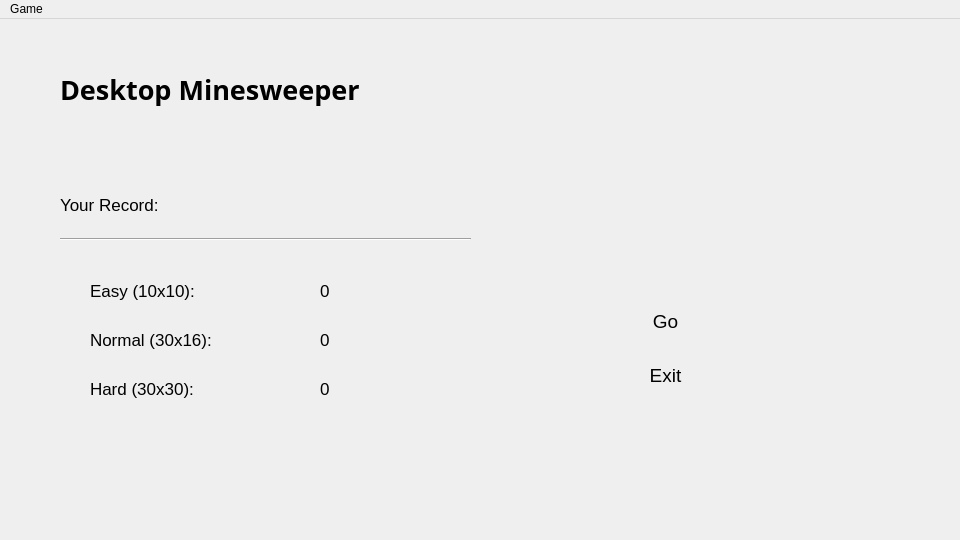
<?xml version="1.0" encoding="UTF-8"?>
<ui version="4.0">
 <class>BeginScene</class>
 <widget class="QMainWindow" name="BeginScene">
  <property name="geometry">
   <rect>
    <x>0</x>
    <y>0</y>
    <width>960</width>
    <height>540</height>
   </rect>
  </property>
  <property name="windowTitle">
   <string>Minesweeper</string>
  </property>
  <widget class="QWidget" name="centralwidget">
   <widget class="QLabel" name="labelStart">
    <property name="geometry">
     <rect>
      <x>60</x>
      <y>30</y>
      <width>401</width>
      <height>81</height>
     </rect>
    </property>
    <property name="font">
     <font>
      <family>Microsoft YaHei UI Light</family>
      <pointsize>10</pointsize>
     </font>
    </property>
    <property name="text">
     <string>&lt;h1&gt;Desktop Minesweeper&lt;/h1&gt;</string>
    </property>
   </widget>
   <widget class="Line" name="line">
    <property name="geometry">
     <rect>
      <x>60</x>
      <y>210</y>
      <width>411</width>
      <height>20</height>
     </rect>
    </property>
    <property name="orientation">
     <enum>Qt::Horizontal</enum>
    </property>
   </widget>
   <widget class="QWidget" name="verticalLayoutWidget">
    <property name="geometry">
     <rect>
      <x>90</x>
      <y>250</y>
      <width>231</width>
      <height>141</height>
     </rect>
    </property>
    <layout class="QVBoxLayout" name="verticalLayout">
     <item>
      <widget class="QLabel" name="labelRecord_2">
       <property name="font">
        <font>
         <family>Microsoft YaHei UI</family>
         <pointsize>13</pointsize>
        </font>
       </property>
       <property name="text">
        <string>Easy (10x10):</string>
       </property>
      </widget>
     </item>
     <item>
      <widget class="QLabel" name="labelRecord_3">
       <property name="font">
        <font>
         <family>Microsoft YaHei UI</family>
         <pointsize>13</pointsize>
        </font>
       </property>
       <property name="text">
        <string>Normal (30x16):</string>
       </property>
      </widget>
     </item>
     <item>
      <widget class="QLabel" name="labelRecord_4">
       <property name="font">
        <font>
         <family>Microsoft YaHei UI</family>
         <pointsize>13</pointsize>
        </font>
       </property>
       <property name="text">
        <string>Hard (30x30):</string>
       </property>
      </widget>
     </item>
    </layout>
   </widget>
   <widget class="QWidget" name="verticalLayoutWidget_2">
    <property name="geometry">
     <rect>
      <x>590</x>
      <y>270</y>
      <width>151</width>
      <height>121</height>
     </rect>
    </property>
    <layout class="QVBoxLayout" name="verticalLayout_2">
     <item>
      <widget class="QPushButton" name="buttonGo">
       <property name="font">
        <font>
         <pointsize>14</pointsize>
        </font>
       </property>
       <property name="text">
        <string>Go</string>
       </property>
       <property name="flat">
        <bool>true</bool>
       </property>
      </widget>
     </item>
     <item>
      <widget class="QPushButton" name="buttonCancel">
       <property name="font">
        <font>
         <pointsize>14</pointsize>
        </font>
       </property>
       <property name="text">
        <string>Exit</string>
       </property>
       <property name="flat">
        <bool>true</bool>
       </property>
      </widget>
     </item>
    </layout>
   </widget>
   <widget class="QLabel" name="labelRecord">
    <property name="geometry">
     <rect>
      <x>60</x>
      <y>160</y>
      <width>181</width>
      <height>51</height>
     </rect>
    </property>
    <property name="font">
     <font>
      <family>Microsoft YaHei UI</family>
      <pointsize>13</pointsize>
     </font>
    </property>
    <property name="text">
     <string>Your Record: </string>
    </property>
   </widget>
   <widget class="QWidget" name="verticalLayoutWidget_3">
    <property name="geometry">
     <rect>
      <x>320</x>
      <y>250</y>
      <width>133</width>
      <height>141</height>
     </rect>
    </property>
    <layout class="QVBoxLayout" name="verticalLayout_3">
     <item>
      <widget class="QLabel" name="labelRecordEasy">
       <property name="font">
        <font>
         <family>Microsoft YaHei UI</family>
         <pointsize>13</pointsize>
        </font>
       </property>
       <property name="text">
        <string>0</string>
       </property>
      </widget>
     </item>
     <item>
      <widget class="QLabel" name="labelRecordNormal">
       <property name="font">
        <font>
         <family>Microsoft YaHei UI</family>
         <pointsize>13</pointsize>
        </font>
       </property>
       <property name="text">
        <string>0</string>
       </property>
      </widget>
     </item>
     <item>
      <widget class="QLabel" name="labelRecordHard">
       <property name="font">
        <font>
         <family>Microsoft YaHei UI</family>
         <pointsize>13</pointsize>
        </font>
       </property>
       <property name="text">
        <string>0</string>
       </property>
      </widget>
     </item>
    </layout>
   </widget>
  </widget>
  <widget class="QMenuBar" name="menubar">
   <property name="geometry">
    <rect>
     <x>0</x>
     <y>0</y>
     <width>960</width>
     <height>21</height>
    </rect>
   </property>
   <widget class="QMenu" name="menuGame">
    <property name="title">
     <string>Game</string>
    </property>
    <widget class="QMenu" name="menuLevel">
     <property name="autoFillBackground">
      <bool>false</bool>
     </property>
     <property name="title">
      <string>Level</string>
     </property>
     <addaction name="actionEasy"/>
     <addaction name="actionNormal"/>
     <addaction name="actionHard"/>
    </widget>
    <widget class="QMenu" name="menuStyle">
     <property name="title">
      <string>PaintStyle</string>
     </property>
     <addaction name="actionPlain"/>
     <addaction name="actionCircular"/>
     <addaction name="actionBlack"/>
    </widget>
    <widget class="QMenu" name="menuLabelStyle">
     <property name="title">
      <string>LabelStyle</string>
     </property>
     <addaction name="separator"/>
     <addaction name="actionNumber"/>
     <addaction name="actionColor"/>
    </widget>
    <addaction name="menuLevel"/>
    <addaction name="menuStyle"/>
    <addaction name="menuLabelStyle"/>
    <addaction name="separator"/>
    <addaction name="actionExit_2"/>
   </widget>
   <addaction name="menuGame"/>
  </widget>
  <action name="actionEasy">
   <property name="checkable">
    <bool>true</bool>
   </property>
   <property name="text">
    <string>Easy</string>
   </property>
  </action>
  <action name="actionNormal">
   <property name="checkable">
    <bool>true</bool>
   </property>
   <property name="text">
    <string>Normal</string>
   </property>
  </action>
  <action name="actionHard">
   <property name="checkable">
    <bool>true</bool>
   </property>
   <property name="checked">
    <bool>true</bool>
   </property>
   <property name="text">
    <string>Hard</string>
   </property>
  </action>
  <action name="actionPlain">
   <property name="checkable">
    <bool>true</bool>
   </property>
   <property name="checked">
    <bool>true</bool>
   </property>
   <property name="text">
    <string>Plain</string>
   </property>
  </action>
  <action name="actionCircular">
   <property name="checkable">
    <bool>true</bool>
   </property>
   <property name="text">
    <string>Circular</string>
   </property>
  </action>
  <action name="actionBlack">
   <property name="checkable">
    <bool>true</bool>
   </property>
   <property name="text">
    <string>Black</string>
   </property>
  </action>
  <action name="actionExit">
   <property name="text">
    <string>New</string>
   </property>
  </action>
  <action name="actionExit_2">
   <property name="text">
    <string>Exit</string>
   </property>
  </action>
  <action name="actionNumber">
   <property name="checkable">
    <bool>true</bool>
   </property>
   <property name="checked">
    <bool>true</bool>
   </property>
   <property name="text">
    <string>Number</string>
   </property>
  </action>
  <action name="actionColor">
   <property name="checkable">
    <bool>true</bool>
   </property>
   <property name="text">
    <string>Color</string>
   </property>
  </action>
 </widget>
 <resources/>
 <connections/>
</ui>
